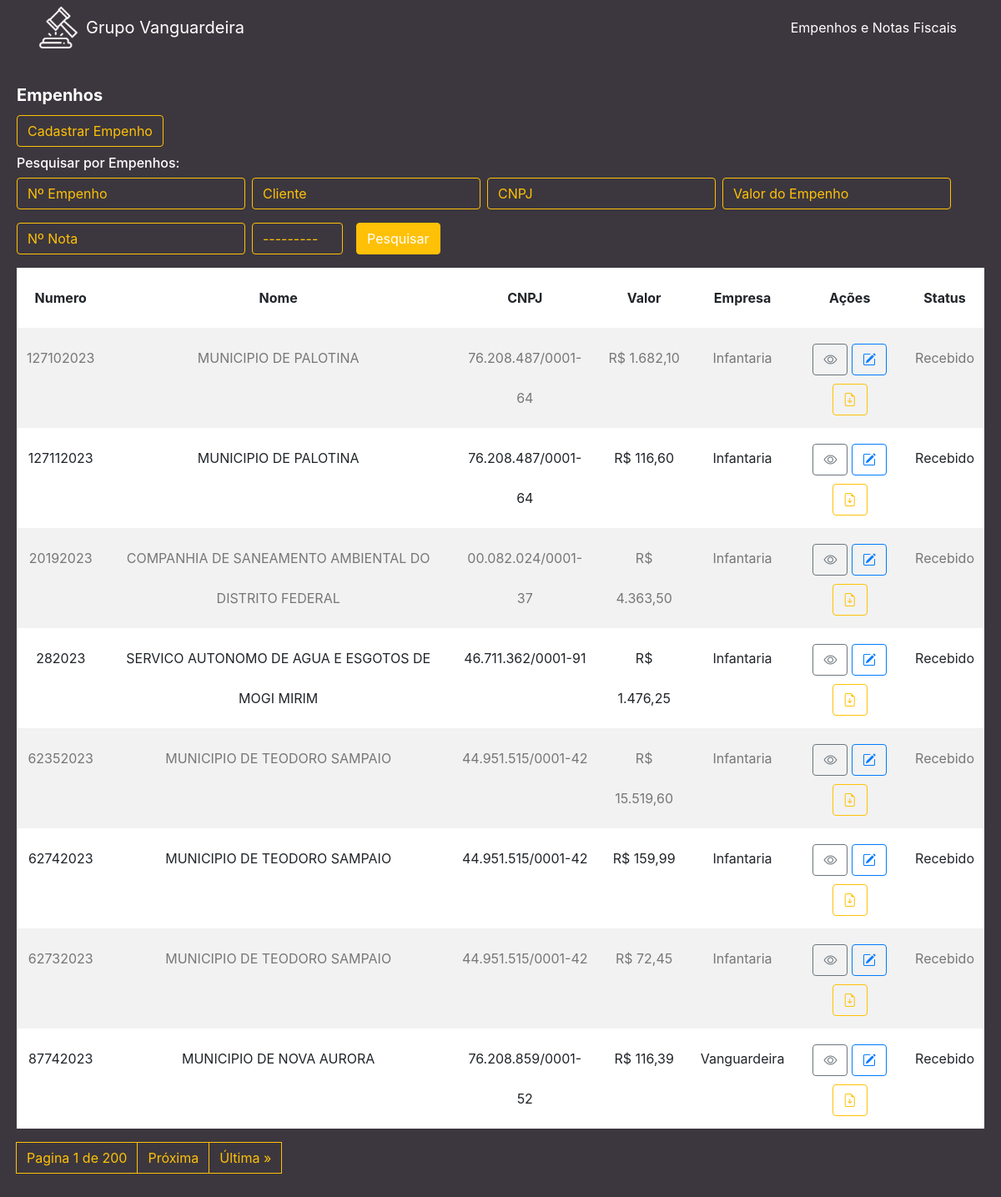
The page / on the database its author committed.
### cliente/models.py (models this page shows, shortened)
class Cliente(models.Model):
    numero = models.CharField(max_length=255)
    nome = models.CharField(max_length=255)
    cnpj = models.CharField(max_length=255)
    data_criacao = models.DateTimeField(default=timezone.now)
    categoria = models.ForeignKey(Categoria, on_delete=models.DO_NOTHING)
    empresa = models.ForeignKey(Empresa, on_delete=models.DO_NOTHING)
    empenho = models.FileField(upload_to='empenhos/', max_length=500)
    nfe = models.FileField(upload_to='notas/', max_length=500, default='0', blank=True)
    n_nfe = models.CharField(max_length=255, blank=True)
    descricao = models.TextField(blank=True)
    valor = models.CharField(max_length=255)

class Empresa(models.Model):
    nome = models.CharField(max_length=255)
    def __str__(self):
        return self.nome

class Categoria(models.Model):
    nome = models.CharField(max_length=255)
    def __str__(self):
        return self.nome

### cliente/views.py (the view)
# urls.py: path('', views.cliente, name='cliente'),
def cliente(request):
    list_clientes = Cliente.objects.order_by('-data_criacao')
    myFilter = ClienteFilter(request.GET, queryset=list_clientes)
    list_clientes = myFilter.qs
    paginator = Paginator(list_clientes, 8)
    page = request.GET.get('page')
    list_clientes = paginator.get_page(page)
    return render(request, 'cliente/cliente.html', {'clientes': list_clientes, 'myFilter': myFilter})

### cliente/templates/cliente/cliente.html (shortened to what this page needs)
{% extends 'base.html' %}
{% load widget_tweaks %}
{% block conteudo %}
<div class="content mt-3">
    <div class="card">
        <div class="card-body">
            <h5 class="card-title">Empenhos</h5>
            <a class="btn btn-outline-primary mb-3" id="btn-cadastrar" href="{% url 'form' %}">Cadastrar Empenho</a>
            <div class="row">
                <div class="col">
                    <h6 class="card-subtitle mb-2 text-muted">Pesquisar por Empenhos:</h6>
                    <form method="get" class="form-inline">
                        <div class="form-group mb-3 mr-2">
                            {% render_field myFilter.form.numero placeholder="Nº Empenho" class="form-control" id="id_numero" autocomplete="off" %}
                        </div>
                        <div class="form-group mb-3 mr-2">
                            {% render_field myFilter.form.nome placeholder="Cliente" class="form-control" id="id_nome" autocomplete="off" %}
                        </div>
                        <div class="form-group mb-3 mr-2">
                            {% render_field myFilter.form.cnpj placeholder="CNPJ" class="form-control" id="id_cnpj" autocomplete="off" %}
                        </div>
                        <div class="form-group mb-3 mr-2">
                            {% render_field myFilter.form.valor placeholder="Valor do Empenho" class="form-control" id="valor" autocomplete="off" %}
                        </div>
                        <div class="form-group mb-3 mr-2">
                            {% render_field myFilter.form.n_nfe class="form-control" placeholder="Nº Nota" id="nfe" autocomplete="off" %}
                        </div>
                        <div class="form-group mb-3 mr-2">
                            {% render_field myFilter.form.categoria class="form-control" id="id_categoria" autocomplete="off" %}
                        </div>
                        <button class="btn btn-primary ml-2 mb-3" id="btn-pesquisar" type="submit">Pesquisar</button>
                    </form>
                </div>
            </div>
            <table class="table table-striped ">
                <thead>
                    <tr>
                        <th scope="col" class="text-center">Numero</th>
                        <th scope="col" class="text-center">Nome</th>
                        <th scope="col" class="text-center">CNPJ</th>
                        <th scope="col" class="text-center">Valor</th>
                        <th scope="col" class="text-center">Empresa</th>
                        <th scope="col" class="text-center">Ações</th>
                        <th scope="col" class="text-center">Status</th>
                    </tr>
                </thead>
                <tbody>
                    {% for cliente in clientes %}
                    <tr>
                        <td class="text-center">{{ cliente.numero }}</td>
                        <td class="text-center">{{ cliente.nome }}</td>
                        <td class="text-center">{{ cliente.cnpj }}</td>
                        <td class="text-center">R$ {{ cliente.valor }}</td>
                        <td class="text-center">{{ cliente.empresa }}</td>
                        <td class="text-center">
                            <a href="/cliente/detalhe/{{ cliente.id }}" class="btn btn-outline-secondary"><i class="bi bi-eye"></i></a>
                            <a href="/cliente/edit/{{ cliente.id }}/" class="btn btn-outline-primary"><i class="bi bi-pencil-square"></i></a>
                            <a href="{{ cliente.empenho.url }}" class="btn btn-outline-warning" target="_blank"><i class="bi bi-file-earmark-arrow-down"></i></a>
                        </td>
                        {% if cliente.categoria_id == 2 %}
                        <td class="text-center" style="background-color: red; color: white;">{{ cliente.categoria }}</td>
                        {% elif cliente.categoria_id == 3 %}
                        <td class="text-center" style="background-color: green; color: white;">{{ cliente.categoria }}</td>
                        {% else %}
                        <td class="text-center">{{ cliente.categoria }}</td>
                        {% endif %}
                    </tr>
                    {% endfor %}
                </tbody>
            </table>
            <nav aria-label="Page navigation example">
                <ul class="pagination">
                    <a class="page-link" href="#">Pagina {{ clientes.number }} de {{ clientes.paginator.num_pages }}</a>
                    {% if clientes.has_next %}
                        <a class="page-link" href="{{ request.get_full_path }}?&page={{ clientes.next_page_number }}">Próxima</a>
                        <a class="page-link" href="{{ request.get_full_path }}?&page={{ clientes.paginator.num_pages }}">Última &raquo;</a>
                    {% endif %}
                </ul>
            </nav>
        </div>
    </div>
</div>
{% endblock %}

### rows shown on the page
Cliente: numero "127102023", nome "MUNICIPIO DE PALOTINA", cnpj "76.208.487/0001-64", valor "1.682,10", empresa "Infantaria", categoria "Recebido"
Cliente: numero "127112023", nome "MUNICIPIO DE PALOTINA", cnpj "76.208.487/0001-64", valor "116,60", empresa "Infantaria", categoria "Recebido"
Cliente: numero "20192023", nome "COMPANHIA DE SANEAMENTO AMBIENTAL DO DISTRITO FEDERAL", cnpj "00.082.024/0001-37", valor "4.363,50", empresa "Infantaria", categoria "Recebido"
Cliente: numero "282023", nome "SERVICO AUTONOMO DE AGUA E ESGOTOS DE MOGI MIRIM", cnpj "46.711.362/0001-91", valor "1.476,25", empresa "Infantaria", categoria "Recebido"
Cliente: numero "62352023", nome "MUNICIPIO DE TEODORO SAMPAIO", cnpj "44.951.515/0001-42", valor "15.519,60", empresa "Infantaria", categoria "Recebido"
Cliente: numero "62742023", nome "MUNICIPIO DE TEODORO SAMPAIO", cnpj "44.951.515/0001-42", valor "159,99", empresa "Infantaria", categoria "Recebido"
Cliente: numero "62732023", nome "MUNICIPIO DE TEODORO SAMPAIO", cnpj "44.951.515/0001-42", valor "72,45", empresa "Infantaria", categoria "Recebido"
Cliente: numero "87742023", nome "MUNICIPIO DE NOVA AURORA", cnpj "76.208.859/0001-52", valor "116,39", empresa "Vanguardeira", categoria "Recebido"

### other values the page prints
{{ clientes.number }} "1"
{{ clientes.paginator.num_pages }} "200"
